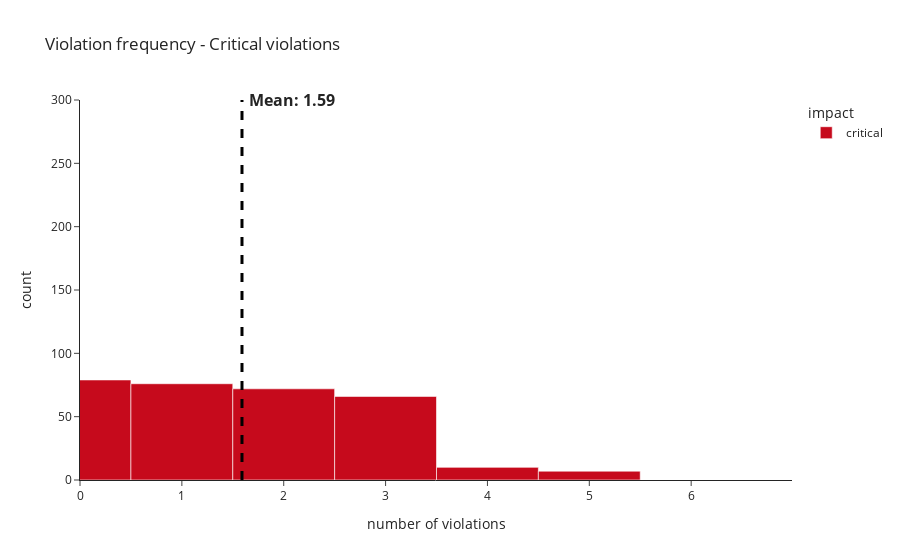
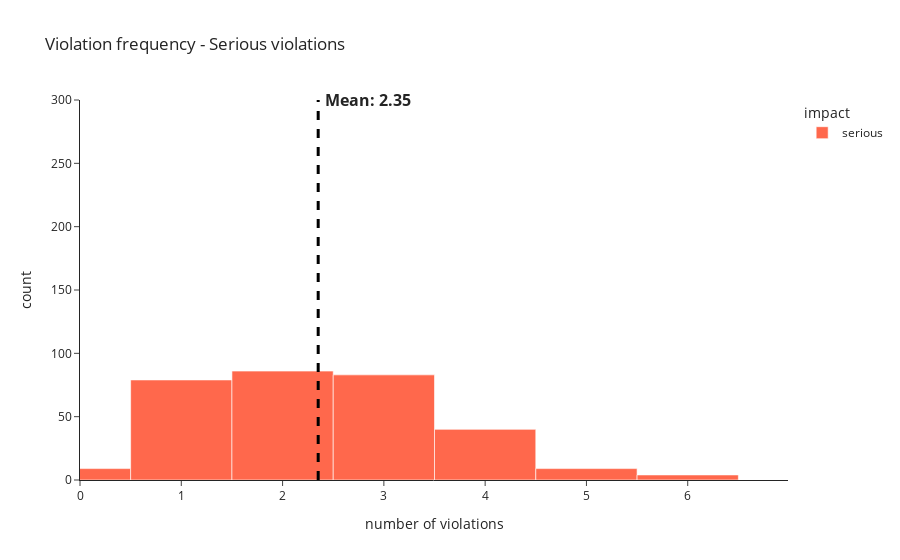
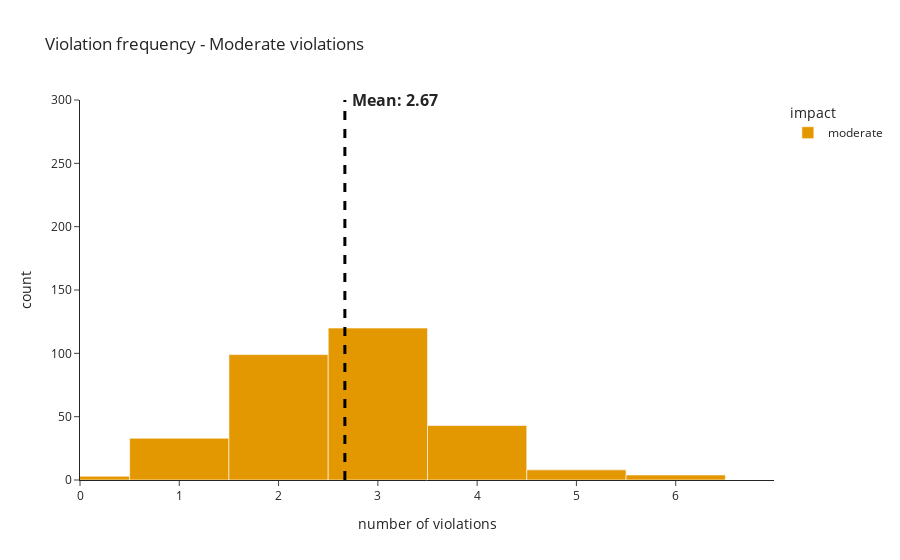
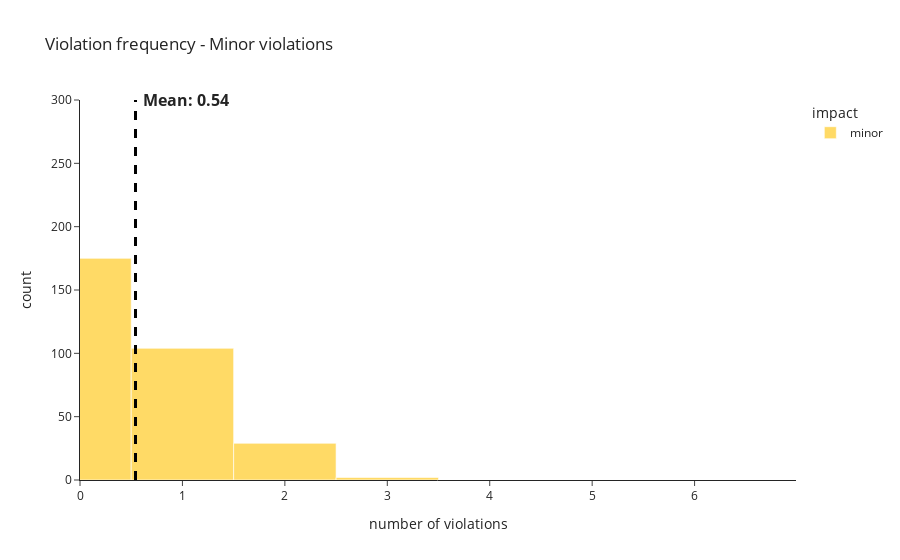

Notebook cell for these charts, in order:
### Markdown cell above
Em média, foram encontradas, em média, 7,15 problemas de acessibilidade por município analisado. Dessas, havia, em média,:

- 1,59 violações críticas;
- 2,35 violações graves;
- 2,67 violações moderadas;
- 0,54 violações leves.

Isso significa que há uma média de 3,94 problemas críticos ou graves de acessibilidade por município cujo portal foi analisado no recorte considerado.

### Code cell
import plotly.express as px


violations_impact = (
    violations_100k_main
    .groupby([
        "municipio",
        "IBGE",
        "IBGE7",
        "UF",
        "regiao",
        "populacao_2020",
        "eh_capital",
        "impact",
    ])["id"]
    # CREDIT: https://stackoverflow.com/a/49128246/7733563
    .count()
    .unstack(fill_value=0)
    .stack()
    .rename("num_violacoes")
    .reset_index()
)


def plot_violations_hist(df: pd.DataFrame, impact_level: str="all"):
    if impact_level != "all":
        df = df.copy().query("impact == @impact_level")
    fig = px.histogram(
        df,
        x="num_violacoes",
        color="impact",
        title=f"Violation frequency - {impact_level.title()} violations",
        labels={"num_violacoes": "number of violations"},
        color_discrete_sequence=["#c60a1c", "#ff684c", "#e39802", "#ffda66"],
        category_orders={
            "impact": ["critical", "serious", "moderate", "minor"]
        },
        template="simple_white",
        range_x=(0, 6.99),
        range_y=(0, 300),
    )
    violations_avg = sum(df["num_violacoes"]) / len(df["IBGE"].unique())
    if impact_level != "all":
        annotation_x = violations_avg
        fig.add_shape(
            type="line",
            x0=violations_avg,
            x1=violations_avg,
            y0=0,
            y1=300,
            opacity=1,
            line={"width": 3, "color": "black", "dash": "dash"},
        )
    else:
        annotation_x = 4
    fig.add_annotation(
        x=annotation_x,
        y=300,
        text=f"<b>Mean: {round(violations_avg,2)}</b>",
        xref="x",
        yref="y",
        xanchor="left",
        xshift=5,
        showarrow=False,
        font={"size": 16}
    )
    return fig

plot_violations_hist(violations_impact, "critical").show()
plot_violations_hist(violations_impact, "serious").show()
plot_violations_hist(violations_impact, "moderate").show()
plot_violations_hist(violations_impact, "minor").show()
plot_violations_hist(violations_impact, "all").show()

### Figure 1 — Plotly figure (JSON) as saved in the notebook; plotly's stock layout.template omitted (floating-point values rounded to 4 significant figures; data arrays with more than 128 entries replaced by an {"elided": "..."} marker saying what was removed)
{"data": [{"alignmentgroup": "True", "bingroup": "x", "hovertemplate": "impact=critical<br>number of violations=%{x}<br>count=%{y}<extra></extra>", "legendgroup": "critical", "marker": {"color": "#c60a1c", "pattern": {"shape": ""}}, "name": "critical", "offsetgroup": "critical", "orientation": "v", "showlegend": true, "type": "histogram", "x": {"elided": "310 int values"}, "xaxis": "x", "yaxis": "y"}], "layout": {"annotations": [{"font": {"size": 16}, "showarrow": false, "text": "<b>Mean: 1.59</b>", "x": 1.59, "xanchor": "left", "xref": "x", "xshift": 5, "y": 300, "yref": "y"}], "barmode": "relative", "legend": {"title": {"text": "impact"}, "tracegroupgap": 0}, "shapes": [{"line": {"color": "black", "dash": "dash", "width": 3}, "opacity": 1, "type": "line", "x0": 1.59, "x1": 1.59, "y0": 0, "y1": 300}], "title": {"text": "Violation frequency - Critical violations"}, "xaxis": {"anchor": "y", "domain": [0, 1], "range": [0, 6.99], "title": {"text": "number of violations"}}, "yaxis": {"anchor": "x", "domain": [0, 1], "range": [0, 300], "title": {"text": "count"}}}}

### Figure 2 — Plotly figure (JSON) as saved in the notebook; plotly's stock layout.template omitted (floating-point values rounded to 4 significant figures; data arrays with more than 128 entries replaced by an {"elided": "..."} marker saying what was removed)
{"data": [{"alignmentgroup": "True", "bingroup": "x", "hovertemplate": "impact=serious<br>number of violations=%{x}<br>count=%{y}<extra></extra>", "legendgroup": "serious", "marker": {"color": "#ff684c", "pattern": {"shape": ""}}, "name": "serious", "offsetgroup": "serious", "orientation": "v", "showlegend": true, "type": "histogram", "x": {"elided": "310 int values"}, "xaxis": "x", "yaxis": "y"}], "layout": {"annotations": [{"font": {"size": 16}, "showarrow": false, "text": "<b>Mean: 2.35</b>", "x": 2.352, "xanchor": "left", "xref": "x", "xshift": 5, "y": 300, "yref": "y"}], "barmode": "relative", "legend": {"title": {"text": "impact"}, "tracegroupgap": 0}, "shapes": [{"line": {"color": "black", "dash": "dash", "width": 3}, "opacity": 1, "type": "line", "x0": 2.352, "x1": 2.352, "y0": 0, "y1": 300}], "title": {"text": "Violation frequency - Serious violations"}, "xaxis": {"anchor": "y", "domain": [0, 1], "range": [0, 6.99], "title": {"text": "number of violations"}}, "yaxis": {"anchor": "x", "domain": [0, 1], "range": [0, 300], "title": {"text": "count"}}}}

### Figure 3 — Plotly figure (JSON) as saved in the notebook; plotly's stock layout.template omitted (floating-point values rounded to 4 significant figures; data arrays with more than 128 entries replaced by an {"elided": "..."} marker saying what was removed)
{"data": [{"alignmentgroup": "True", "bingroup": "x", "hovertemplate": "impact=moderate<br>number of violations=%{x}<br>count=%{y}<extra></extra>", "legendgroup": "moderate", "marker": {"color": "#e39802", "pattern": {"shape": ""}}, "name": "moderate", "offsetgroup": "moderate", "orientation": "v", "showlegend": true, "type": "histogram", "x": {"elided": "310 int values"}, "xaxis": "x", "yaxis": "y"}], "layout": {"annotations": [{"font": {"size": 16}, "showarrow": false, "text": "<b>Mean: 2.67</b>", "x": 2.668, "xanchor": "left", "xref": "x", "xshift": 5, "y": 300, "yref": "y"}], "barmode": "relative", "legend": {"title": {"text": "impact"}, "tracegroupgap": 0}, "shapes": [{"line": {"color": "black", "dash": "dash", "width": 3}, "opacity": 1, "type": "line", "x0": 2.668, "x1": 2.668, "y0": 0, "y1": 300}], "title": {"text": "Violation frequency - Moderate violations"}, "xaxis": {"anchor": "y", "domain": [0, 1], "range": [0, 6.99], "title": {"text": "number of violations"}}, "yaxis": {"anchor": "x", "domain": [0, 1], "range": [0, 300], "title": {"text": "count"}}}}

### Figure 4 — Plotly figure (JSON) as saved in the notebook; plotly's stock layout.template omitted (floating-point values rounded to 4 significant figures; data arrays with more than 128 entries replaced by an {"elided": "..."} marker saying what was removed)
{"data": [{"alignmentgroup": "True", "bingroup": "x", "hovertemplate": "impact=minor<br>number of violations=%{x}<br>count=%{y}<extra></extra>", "legendgroup": "minor", "marker": {"color": "#ffda66", "pattern": {"shape": ""}}, "name": "minor", "offsetgroup": "minor", "orientation": "v", "showlegend": true, "type": "histogram", "x": {"elided": "310 int values"}, "xaxis": "x", "yaxis": "y"}], "layout": {"annotations": [{"font": {"size": 16}, "showarrow": false, "text": "<b>Mean: 0.54</b>", "x": 0.5419, "xanchor": "left", "xref": "x", "xshift": 5, "y": 300, "yref": "y"}], "barmode": "relative", "legend": {"title": {"text": "impact"}, "tracegroupgap": 0}, "shapes": [{"line": {"color": "black", "dash": "dash", "width": 3}, "opacity": 1, "type": "line", "x0": 0.5419, "x1": 0.5419, "y0": 0, "y1": 300}], "title": {"text": "Violation frequency - Minor violations"}, "xaxis": {"anchor": "y", "domain": [0, 1], "range": [0, 6.99], "title": {"text": "number of violations"}}, "yaxis": {"anchor": "x", "domain": [0, 1], "range": [0, 300], "title": {"text": "count"}}}}
